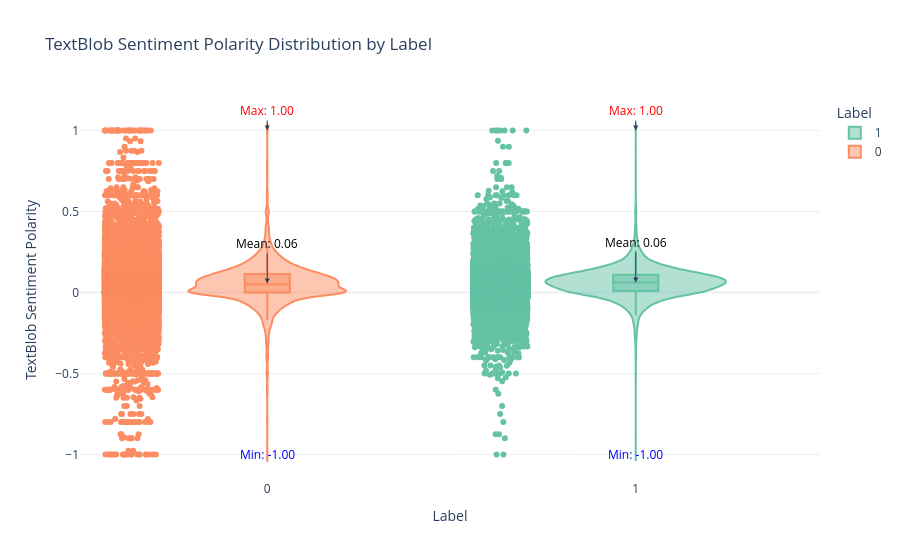

Write notebook code for a chart like this one.
### Code cell
# Calculate mean, max, and min sentiment scores for each label
mean_sentiment = df.groupby('label')['textblob_sentiment'].mean().reset_index()
max_sentiment = df.groupby('label')['textblob_sentiment'].max().reset_index()
min_sentiment = df.groupby('label')['textblob_sentiment'].min().reset_index()

summary_sentiment = pd.merge(mean_sentiment, max_sentiment, on='label', suffixes=('_mean', '_max'))
summary_sentiment = pd.merge(summary_sentiment, min_sentiment, on='label')
summary_sentiment.rename(columns={'textblob_sentiment': 'textblob_sentiment_min'}, inplace=True)

for index, row in summary_sentiment.iterrows():
    print(f"Label: {row['label']}, Mean Sentiment: {row['textblob_sentiment_mean']:.2f}, Max Sentiment: {row['textblob_sentiment_max']:.2f}, Min Sentiment: {row['textblob_sentiment_min']:.2f}")

# Create the violin plot
fig = px.violin(df, x='label', y='textblob_sentiment', box=True, points='all',
                 title='TextBlob Sentiment Polarity Distribution by Label',
                 color='label',  
                 color_discrete_sequence=px.colors.qualitative.Set2)

for index, row in summary_sentiment.iterrows():
    # Annotate mean score
    fig.add_annotation(
        x=row['label'],
        y=row['textblob_sentiment_mean'],
        text=f'Mean: {row["textblob_sentiment_mean"]:.2f}',  
        showarrow=True,
        arrowhead=2,
        ax=0,
        ay=-40,  
        font=dict(color='black', size=12)
    )

    fig.add_annotation(
        x=row['label'],
        y=row['textblob_sentiment_max'],
        text=f'Max: {row["textblob_sentiment_max"]:.2f}',  
        showarrow=True,
        arrowhead=2,
        ax=0,
        ay=-20,
        font=dict(color='red', size=12) 
    )
    # Annotate min score
    fig.add_annotation(
        x=row['label'],
        y=row['textblob_sentiment_min'],
        text=f'Min: {row["textblob_sentiment_min"]:.2f}',  
        showarrow=True,
        arrowhead=2,
        ax=0,
        ay=0, 
        font=dict(color='blue', size=12) 
    )

fig.update_layout(
    legend_title_text='Label',
    yaxis_title='TextBlob Sentiment Polarity',
    xaxis_title='Label',
    template='plotly_white'  
)

fig.show()

### Figure 1 — Plotly figure (JSON) as saved in the notebook; plotly's stock layout.template omitted (floating-point values rounded to 4 significant figures; data arrays with more than 128 entries replaced by an {"elided": "..."} marker saying what was removed)
{"data": [{"alignmentgroup": "True", "box": {"visible": true}, "hovertemplate": "label=%{x}<br>textblob_sentiment=%{y}<extra></extra>", "legendgroup": "1", "marker": {"color": "rgb(102,194,165)"}, "name": "1", "offsetgroup": "1", "orientation": "v", "points": "all", "scalegroup": "True", "showlegend": true, "type": "violin", "x": {"elided": "34946 int values"}, "x0": " ", "xaxis": "x", "y": {"elided": "34946 float values"}, "y0": " ", "yaxis": "y"}, {"alignmentgroup": "True", "box": {"visible": true}, "hovertemplate": "label=%{x}<br>textblob_sentiment=%{y}<extra></extra>", "legendgroup": "0", "marker": {"color": "rgb(252,141,98)"}, "name": "0", "offsetgroup": "0", "orientation": "v", "points": "all", "scalegroup": "True", "showlegend": true, "type": "violin", "x": {"elided": "43642 int values"}, "x0": " ", "xaxis": "x", "y": {"elided": "43642 float values"}, "y0": " ", "yaxis": "y"}], "layout": {"annotations": [{"arrowhead": 2, "ax": 0, "ay": -40, "font": {"color": "black", "size": 12}, "showarrow": true, "text": "Mean: 0.06", "x": 0, "y": 0.05501}, {"arrowhead": 2, "ax": 0, "ay": -20, "font": {"color": "red", "size": 12}, "showarrow": true, "text": "Max: 1.00", "x": 0, "y": 1}, {"arrowhead": 2, "ax": 0, "ay": 0, "font": {"color": "blue", "size": 12}, "showarrow": true, "text": "Min: -1.00", "x": 0, "y": -1}, {"arrowhead": 2, "ax": 0, "ay": -40, "font": {"color": "black", "size": 12}, "showarrow": true, "text": "Mean: 0.06", "x": 1, "y": 0.06123}, {"arrowhead": 2, "ax": 0, "ay": -20, "font": {"color": "red", "size": 12}, "showarrow": true, "text": "Max: 1.00", "x": 1, "y": 1}, {"arrowhead": 2, "ax": 0, "ay": 0, "font": {"color": "blue", "size": 12}, "showarrow": true, "text": "Min: -1.00", "x": 1, "y": -1}], "legend": {"title": {"text": "Label"}, "tracegroupgap": 0}, "title": {"text": "TextBlob Sentiment Polarity Distribution by Label"}, "violinmode": "overlay", "xaxis": {"anchor": "y", "categoryarray": [1, 0], "categoryorder": "array", "domain": [0, 1], "title": {"text": "Label"}}, "yaxis": {"anchor": "x", "domain": [0, 1], "title": {"text": "TextBlob Sentiment Polarity"}}}}
